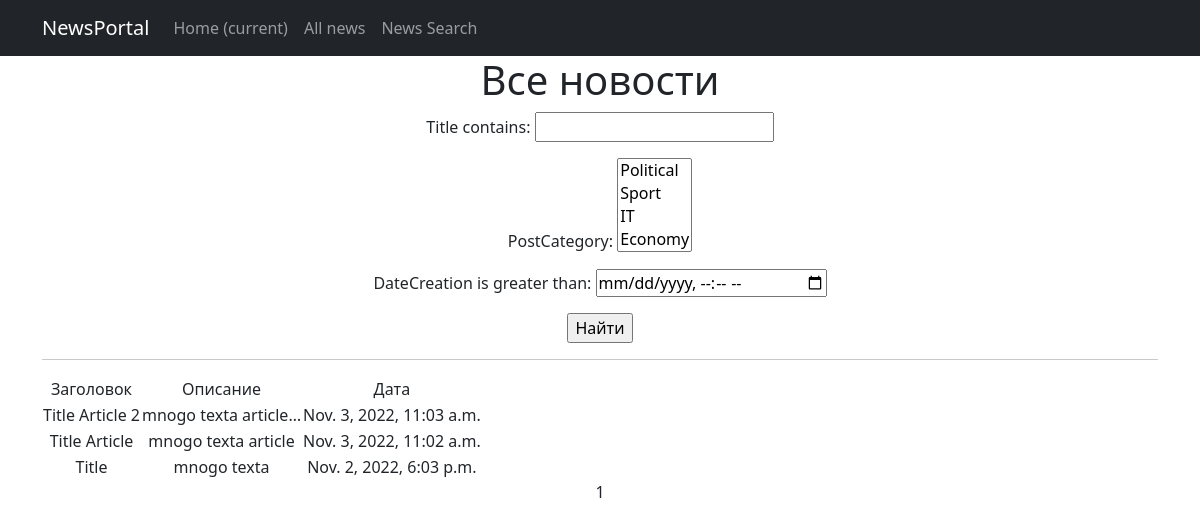
The page /news/search/ on the database as committed earlier.
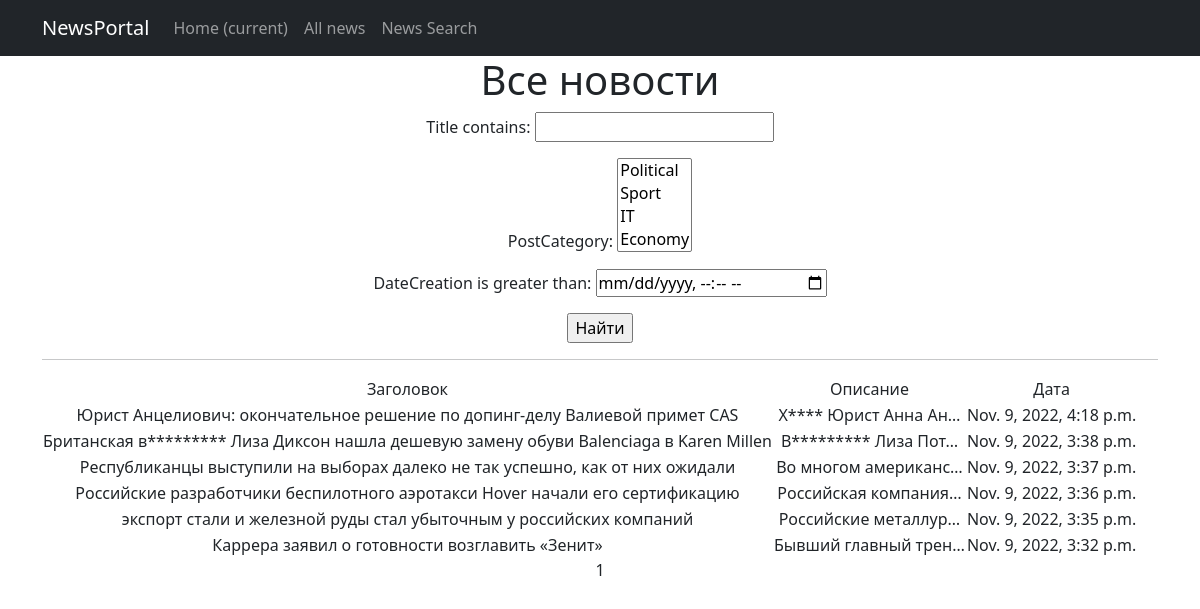
The same page on the database as committed later.
### news/models.py (models this page shows, shortened)
class Post(models.Model):
    author = models.ForeignKey(Author, on_delete=models.CASCADE)
    NEWS = 'NW'
    ARTICLE = "AR"
    CATEGORY_CHOICES = (
        (NEWS, 'Новост'),
        (ARTICLE, "Статья")
    )
    categoryType = models.CharField(max_length=2, choices=CATEGORY_CHOICES, default=ARTICLE)
    dateCreation = models.DateTimeField(auto_now_add=True)
    postCategory = models.ManyToManyField(Category, through="PostCategory")
    title = models.CharField(max_length=128)
    text = models.TextField()
    rating = models.SmallIntegerField(default=0)
    class Meta:
        verbose_name = 'Пост'
        verbose_name_plural = 'Посты'
        ordering = ['dateCreation']

### news/views.py (the view)
# urls.py: path('search/', SearchList.as_view(), name='post_search'),
class SearchList(ListView):
    model = Post
    ordering = '-dateCreation'
    template_name = 'search.html'
    context_object_name = 'posts'
    paginate_by = 10
    def get_queryset(self):
        queryset = super().get_queryset()
        self.filterset = PostFilter(self.request.GET, queryset)
        return self.filterset.qs
    def get_context_data(self, **kwargs):
        context = super().get_context_data(**kwargs)
        context['filterset'] = self.filterset
        return context

### news/models.py (called while the page is built)
    def __str__(self):
        return self.name

### news/templatetags/custom_filters.py (called while the page is built)
@register.filter()
def censor(value):
   words = ['хуета', 'суета', 'визажистка']
   for word in value.split():
      if word.lower() in words:
         value = value.replace(word, f'{word[0]}{"*" * (len(word)-1)}')
   return value

### templates/search.html (shortened to what this page needs)
{% extends 'flatpages/default.html' %}
{% load custom_filters %}
{% block content %}
   <h1>Все новости</h1>
   <form action="" method="get">
       {{ filterset.form.as_p }}
       <input type="submit" value="Найти" />
   </form>
   <hr>
   {% if posts %}
       <table>
           <tr>
               <td>Заголовок</td>
               <td>Описание</td>
               <td>Дата</td>
           </tr>
           {% for post in posts %}
           <tr>
               <td>{{ post.title| censor }}</td>
               <td>{{ post.text|truncatechars:20 |censor }}</td>
               <td>{{ post.dateCreation }}</td>
           </tr>
           {% endfor %}
       </table>
   {% else %}
       <h2>Новостей нет!</h2>
   {% endif %}
   {{ page_obj.number }}
{% endblock content %}

### templates/flatpages/default.html (shortened to what this page needs)
<!DOCTYPE html>
<html lang="en">
    <head>
        {% load static %}
        <link href="{% static 'css/styles.css' %}" rel="stylesheet" />
    </head>
    <body>
        <nav class="navbar navbar-expand-lg navbar-dark bg-dark static-top">
           <div class="container">
               <a class="navbar-brand" href="/news/">NewsPortal</a>
               <div class="collapse navbar-collapse" id="navbarResponsive">
                   <ul class="navbar-nav ml-auto">
                       <li class="nav-item active">
                           <a class="nav-link" href="/news/">Home
                               <span class="sr-only">(current)</span>
                           </a>
                       </li>
                       <li class="nav-item">
                           <a class="nav-link" href="/news/">All news</a>
                       </li>
                       <li class="nav-item">
                           <a class="nav-link" href="/news/search/">News Search</a>
                       </li>
                   </ul>
               </div>
           </div>
        </nav>
            <div class="container">
               <div class="row">
                   <div class="col-lg-12 text-center">
                       {% block content %}{% endblock content %}
                   </div>
               </div>
            </div>
    </body>
</html>

Rows that differ between the two databases and show on the page:
removed Post: title|censor "Title Article 2", text|censor "mnogo texta article…", dateCreation "Nov. 3, 2022, 11:03 a.m."
removed Post: title|censor "Title Article", text|censor "mnogo texta article", dateCreation "Nov. 3, 2022, 11:02 a.m."
removed Post: title|censor "Title", text|censor "mnogo texta", dateCreation "Nov. 2, 2022, 6:03 p.m."
added Post: title|censor "Юрист Анцелиович: окончательное решение по допинг-делу Валиевой примет CAS", text|censor "Х**** Юрист Анна Ан…", dateCreation "Nov. 9, 2022, 4:18 p.m."
added Post: title|censor "Британская в********* Лиза Диксон нашла дешевую замену обуви Balenciaga в Karen Millen", text|censor "В********* Лиза Пот…", dateCreation "Nov. 9, 2022, 3:38 p.m."
added Post: title|censor "Республиканцы выступили на выборах далеко не так успешно, как от них ожидали", text|censor "Во многом американс…", dateCreation "Nov. 9, 2022, 3:37 p.m."
added Post: title|censor "Российские разработчики беспилотного аэротакси Hover начали его сертификацию", text|censor "Российская компания…", dateCreation "Nov. 9, 2022, 3:36 p.m."
added Post: title|censor "экспорт стали и железной руды стал убыточным у российских компаний", text|censor "Российские металлур…", dateCreation "Nov. 9, 2022, 3:35 p.m."
added Post: title|censor "Каррера заявил о готовности возглавить «Зенит»", text|censor "Бывший главный трен…", dateCreation "Nov. 9, 2022, 3:32 p.m."
